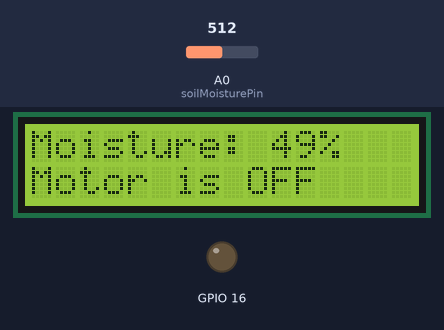
A sketch run on a simulated ESP8266 (NodeMCU). Parts: 16×2 character LCD, output pins drawn as LEDs (lit = HIGH). The test bench sets the inputs (shaded band); at power-on: A0 (soilMoisturePin) = 512. WiFi joins after 1.5 s; servers stay silent unless stated; what the sketch prints to the serial monitor is not drawn.

Above: at 3.1 s.
3.2 s: A0 (soilMoisturePin) set to 808
At 3.6 s:
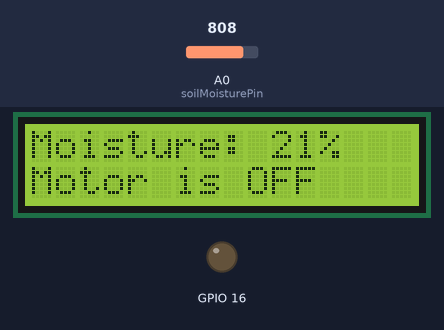
4.7 s: A0 (soilMoisturePin) set to 833
At 5.1 s:
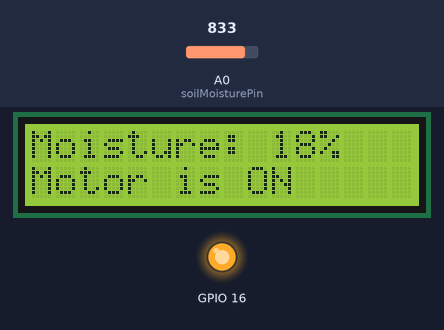
6.2 s: A0 (soilMoisturePin) set to 910
At 7.4 s:
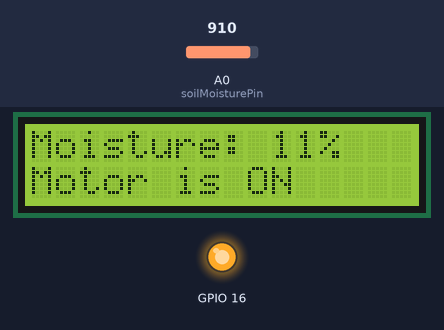
7.7 s: A0 (soilMoisturePin) set to 928
At 8.6 s:
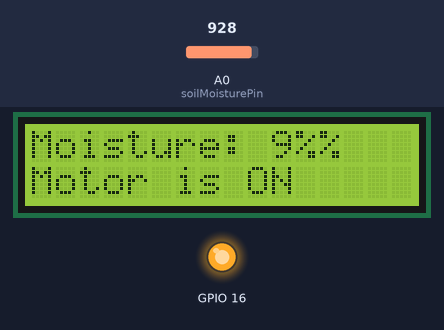
Timing chart, 0 to 10.2 s (numbered marks = the images above; inputs shaded):
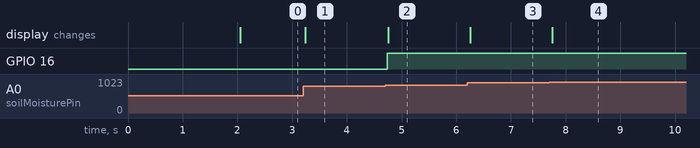

Measured:
- the behaviour switches between 818 and 819 on A0 (soilMoisturePin) (found by bisection; images 1 and 2)
- the behaviour switches between 920 and 921 on A0 (soilMoisturePin) (found by bisection; images 3 and 4)
- after the input at 3.2 s, the display: changes at once (image 1)
- after the input at 4.7 s, GPIO 16: LOW → HIGH at once; the display: changes after 0.06 s (image 2)
- after the input at 6.2 s, the display: changes after 0.06 s (image 3)
- after the input at 7.7 s, the display: changes after 0.05 s (image 4)

The sketch:

otomatis.ino
```cpp
#define BLYNK_TEMPLATE_ID "TMPL6Bq3X8yuf"
#define BLYNK_TEMPLATE_NAME "testt"
#define BLYNK_AUTH_TOKEN "KBrljnt6kCloNqblMHFOM7M2r7KZtpKp"
#define BLYNK_PRINT Serial

#include <ESP8266WiFi.h>
#include <BlynkSimpleEsp8266.h>
#include <Wire.h>
#include <LiquidCrystal_I2C.h>

char ssid[] = "yaaa";
char pass[] = "20052005";

BlynkTimer timer;
LiquidCrystal_I2C lcd = LiquidCrystal_I2C (0x27, 16, 2);
const int soilMoisturePin = A0;

void moisture() {
  int value = analogRead(A0);
  value = ( 100.00 - ( (analogRead(soilMoisturePin)/1023.00) * 100.00 ) );
  Blynk.virtualWrite(V0, value);
  Serial.println(value);

  lcd.setCursor(0, 0);
  lcd.print("Moisture: ");
  lcd.print(value);
  lcd.print("%");

  if (value < 20) {
    digitalWrite(16, HIGH);
    lcd.setCursor(0, 1);
    lcd.print("Motor is ON ");
  } else if (value > 30) {
    digitalWrite(16, LOW);
    lcd.setCursor(0, 1);
    lcd.print("Motor is OFF");
  }
}

void setup()
{
  Serial.begin(9600);
  lcd.begin(16, 2);
  lcd.init();
  lcd.backlight();
  pinMode(16, OUTPUT);
  Blynk.begin(BLYNK_AUTH_TOKEN, ssid, pass);
  timer.setInterval(100L, moisture);
}

void loop()
{
  Blynk.run();
  timer.run();
}
```
